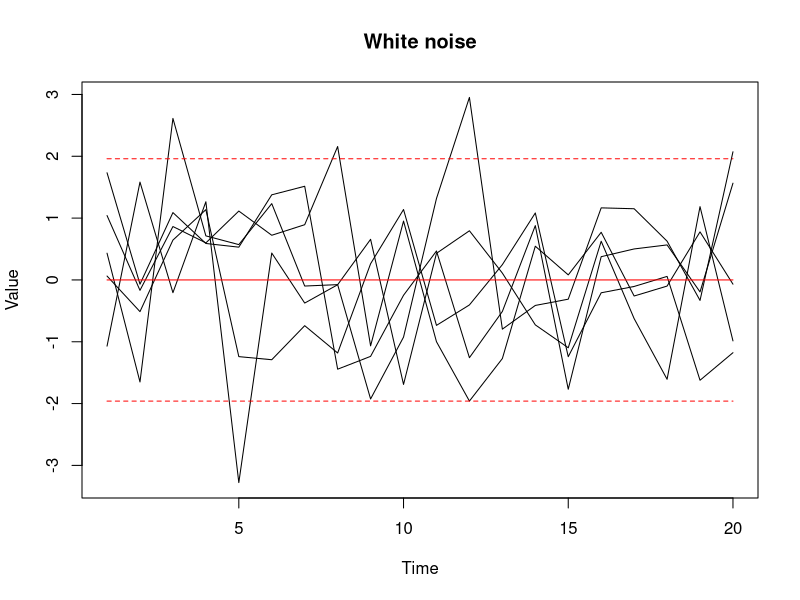
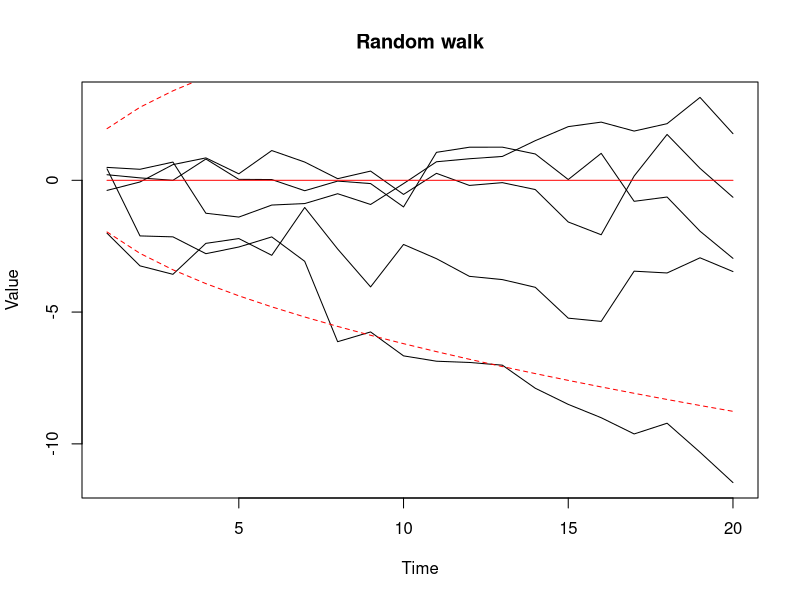
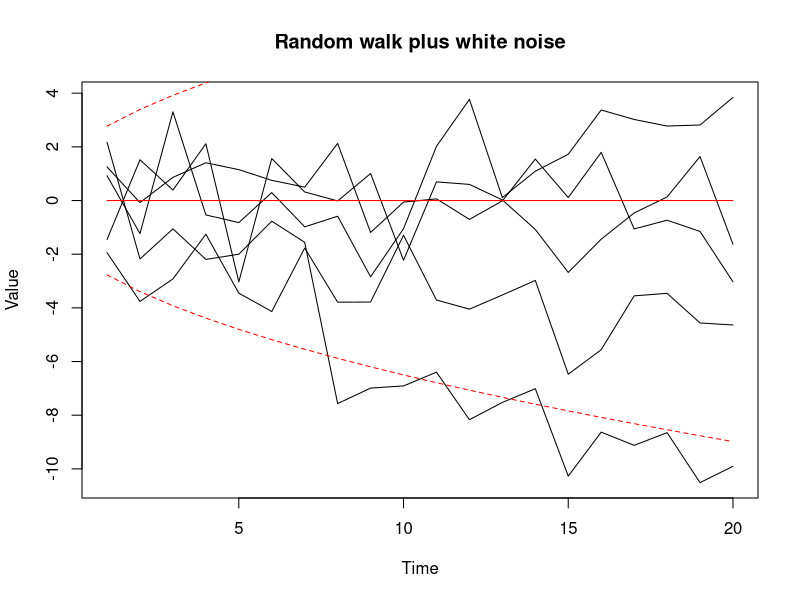
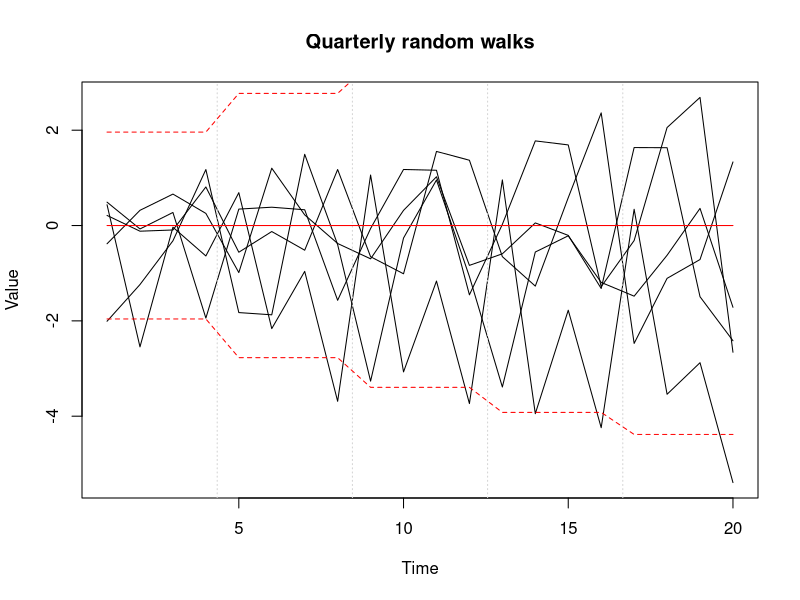
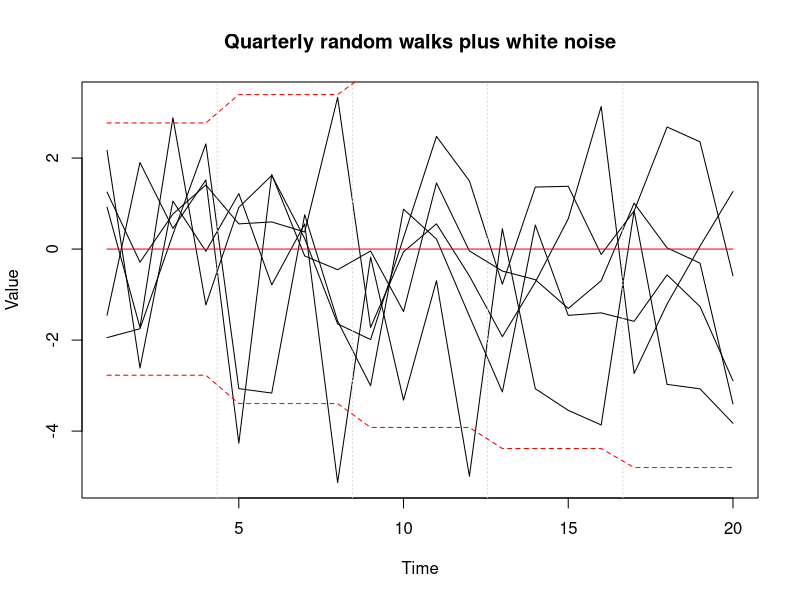
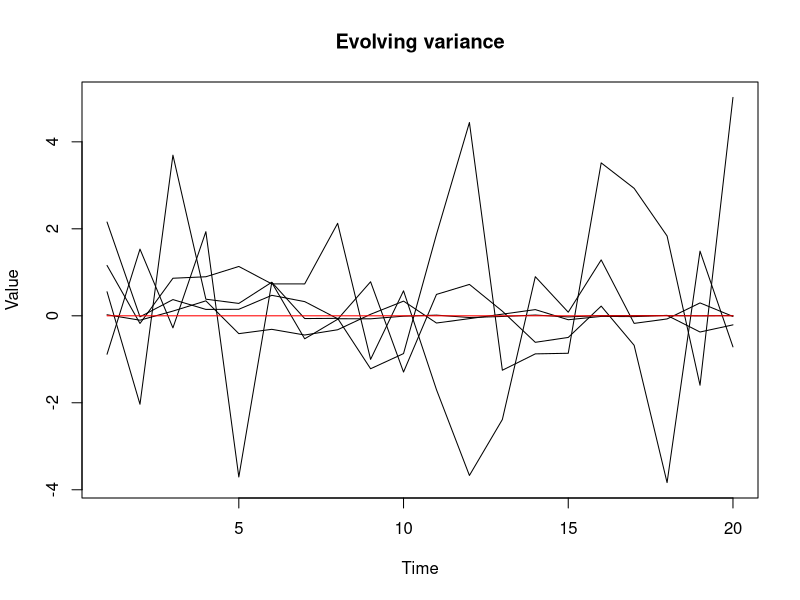

The R source for these figures, in order:
## ---- chunk 1
knitr::opts_chunk$set(echo = TRUE)
## ---- chunk 2
n_t <- 20
n_samps <- 5
sigma <- 1
e <- matrix(rnorm(n_t * n_samps, sd = sigma), nrow = n_t)
matplot(e, type = 'l', xlab = "Time", ylab = "Value",
        main = "White noise", col = 1, lty = 1)
lines(rep(0, n_t), col = 'red')
lines(rep(1.96, n_t), col = 'red', lty = 2)
lines(rep(-1.96, n_t), col = 'red', lty = 2)
## ---- chunk 3
tau <- 1
a <- matrix(rnorm(n_t * n_samps, sd = tau), nrow = n_t)
mu <- apply(a, 2, cumsum)
matplot(mu, type = 'l', xlab = "Time", ylab = "Value",
        main = "Random walk", col = 1, lty = 1)
lines(rep(0, n_t), col = 'red')
t <- 1:n_t
lines(1.96 * sqrt(t), col = 'red', lty = 2)
lines(-1.96 * sqrt(t), col = 'red', lty = 2)
## ---- chunk 4
y <- mu + e
matplot(y, type = 'l', xlab = "Time", ylab = "Value",
        main = "Random walk plus white noise", col = 1, lty = 1)
lines(rep(0, n_t), col = 'red')
lines(1.96 * sqrt(t + 1), col = 'red', lty = 2)
lines(-1.96 * sqrt(t + 1), col = 'red', lty = 2)
## ---- chunk 5
mu_q <- apply(a, 2, function(column) 
  as.vector(t(apply(matrix(column, ncol = 4, byrow = T), 2, cumsum))))
matplot(mu_q, type = 'l', xlab = "Time", ylab = "Value",
        main = "Quarterly random walks", col = 1, lty = 1)
grid(nx = n_t / 4, ny = NA)
lines(rep(0, n_t), col = 'red')
lines(1.96 * sqrt(ceiling(t / 4)), col = 'red', lty = 2)
lines(-1.96 * sqrt(ceiling(t / 4)), col = 'red', lty = 2)
## ---- chunk 6
y_q <- mu_q + e
matplot(y_q, type = 'l', xlab = "Time", ylab = "Value",
        main = "Quarterly random walks plus white noise", col = 1, lty = 1)
grid(nx = n_t / 4, ny = NA)
lines(rep(0, n_t), col = 'red')
lines(1.96 * sqrt(ceiling(t / 4) + 1), col = 'red', lty = 2)
lines(-1.96 * sqrt(ceiling(t / 4) + 1), col = 'red', lty = 2)
## ---- chunk 7
h <- mu
y_v <- exp(h / 2) * e
matplot(y_v, type = 'l', xlab = "Time", ylab = "Value",
        main = "Evolving variance", col = 1, lty = 1)
lines(rep(0, n_t), col = 'red')
